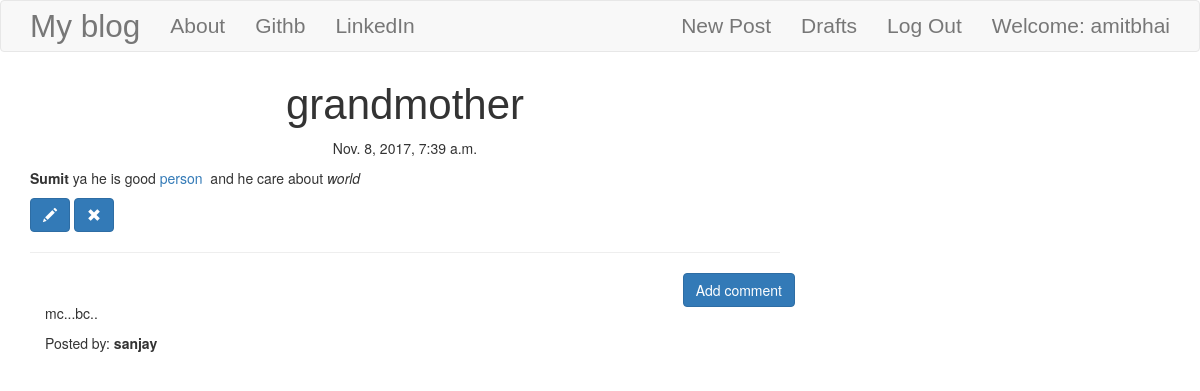
Screenshot of /post/3 (signed in) with the database file from the repository.
### blog/models.py (models this page shows, shortened)
class Post(models.Model):
    author = models.ForeignKey('auth.User')
    title = models.CharField(max_length=200)
    text = models.TextField()
    created_date = models.DateTimeField(default=timezone.now)
    published_date = models.DateTimeField(blank=True, null=True)

class Comment(models.Model):
    post = models.ForeignKey('blog.Post', related_name='comments',default=False)
    author = models.CharField(max_length=200)
    text = models.TextField()
    created_date = models.DateTimeField(default=timezone.now)
    approved_comment = models.BooleanField(default=False)

### blog/views.py (the view)
# urls.py: url(r'^post/(?P<pk>\d+)$',views.PostDetailView.as_view(),name='post_detail'),
class PostDetailView(DetailView):
    model = Post

### blog/templates/blog/post_detail.html (shortened to what this page needs)
{% extends 'blog/base.html' %}
{% block content %}
        <h1 class='posttitle loader'>{{ post.title }}</h1>
        {% if post.published_date %}
            <div class="date postdate">
              {{ post.published_date }}
            </div>
        {% else %}
            <a class="btn btn-default" href="{% url 'post_publish' pk=post.pk %}">Publish</a>
        {% endif %}
      <p class='postcontent' >{{ post.text|safe|linebreaksbr }}</p>
      {% if user.is_authenticated %}
          <a class="btn btn-primary" href="{% url 'post_edit' pk=post.pk %}"><span class="glyphicon glyphicon-pencil"></span></a>
          <a class="btn btn-primary" href="{% url 'post_remove' pk=post.pk %}"><span class="glyphicon glyphicon-remove"></span></a>
      {% endif %}
  <hr>
  <a class="btn btn-primary btn-comment" href="{% url 'add_comment_to_post' pk=post.pk %}">Add comment</a>
  <div class="container">
  {% for comment in post.comments.all %}
  <br>
      {% if user.is_authenticated or comment.approved_comment %}
          <p>{{ comment.text|safe|linebreaks }}</p>
          <p>Posted by: <strong>{{ comment.author }}</strong></p>
      {% endif %}
  {% empty %}
      <p>No comments posted.</p>
  {% endfor %}
</div>
{% endblock %}

### blog/templates/blog/base.html (shortened to what this page needs)
<!DOCTYPE html>
{% load staticfiles %}
<html>
  <head>
    <link rel="stylesheet" href="https://maxcdn.bootstrapcdn.com/bootstrap/3.3.7/css/bootstrap.min.css" >
     <link rel="stylesheet" href="//cdn.jsdelivr.net/npm/medium-editor@latest/dist/css/medium-editor.min.css" type="text/css" media="screen" charset="utf-8">
<link rel="stylesheet" href="{% static 'css/hello.css'%}">
  </head>
  <body>
     <nav class ="navbar navbar-default techfont custom-navbar">
       <div class="container">
         <ul class="nav navbar-nav">
           <li><a class = 'navbar-brand bigbrand' href="{% url 'post_list' %}">My blog</a></li>
           <li><a href="{%url 'about' %}">About</a></li>
           <li><a href="https://www.github.com">Githb</a></li>
           <li><a href="https://www.linkedin.com">LinkedIn</a></li>
         </ul>
         <ul  class='nav navbar-nav navbar-right'>
           {% if user.is_authenticated %}
           <li>
                      <a href="{% url 'post_new'%}">New Post</a>
           </li>
           <li>
                     <a href="{%url 'post_draft_list'%}">Drafts</a>
           </li>
             <li>
                      <a href="{%url 'logout'%}">Log Out</a>
             </li>
             <li>
                   <a>Welcome: {{ user.username }}</a>
             </li>
             {% else %}
             <li>
                   <a class='nav navbar-right' href="{% url 'login'%}"> <span class="glyph">Login</span></a>
             </li>
             {% endif %}
         </ul>
       </div>
     </nav>
<div class="content container">
  <div class="row">
    <div class="col-md-8">
      <div class="blog_posts">
        {% block content %}
        {% endblock %}
      </div>
    </div>
  </div>
</div>
  </body>
</html>

### blog/templates/static/css/hello.css (style rules this page uses)
.techfont { font-family: 'Russo One',sans-serif; font-size: 1.5em; margin-bottom: 10px; }
.postdate { text-align: center; }
.posttitle { font-family: 'Russo One',sans-serif; font-size: 3em; text-align: center; }
.postcontent { font-family: 'Montserrat'; font-size: 1.5em; }
.btn-comment { position: absolute; right: 0px }
.bigbrand { font-size: 1.5em }
.loader { filter: hue-rotate(0deg); color: linear-gradient(45deg,#0f8,#08f); animation:hue 10000ms infinite linear; }

### rows the page displays
Post: title "grandmother", published_date "Nov. 8, 2017, 7:39 a.m.", text "Sumit ya he is good person and he care about world"
Comment: text "mc...bc..", author "sanjay"

### other values shown
{{ user.username }} "amitbhai"
